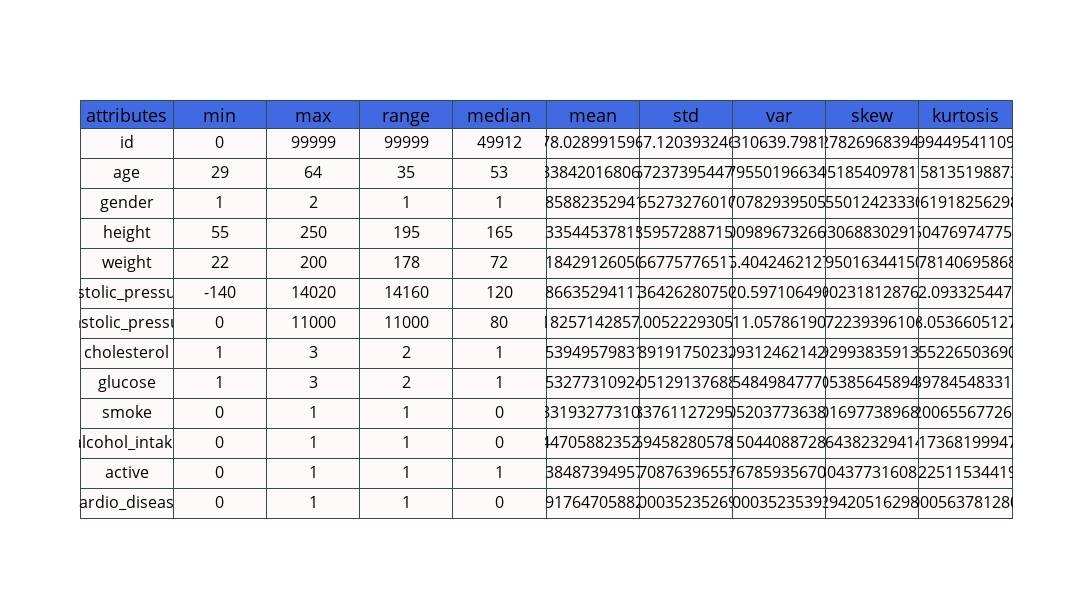

This figure's notebook cell:
### Code cell
df_to_image(hf.stats_table(df1), head_color='royalblue', table_color='snow')

### Figure 1 — Plotly figure (JSON) as saved in the notebook; plotly's stock layout.template omitted (floating-point values rounded to 4 significant figures; data arrays with more than 128 entries replaced by an {"elided": "..."} marker saying what was removed)
{"data": [{"cells": {"align": "center", "fill": {"color": "snow"}, "font": {"color": "black", "size": 16}, "height": 30, "line": {"color": "darkslategray"}, "values": {"elided": "10x13 mixed values"}}, "header": {"align": "center", "fill": {"color": "royalblue"}, "font": {"color": "black", "size": 18}, "line": {"color": "darkslategray"}, "values": ["attributes", "min", "max", "range", "median", "mean", "std", "var", "skew", "kurtosis"]}, "type": "table"}], "layout": {"height": 600, "paper_bgcolor": "rgba(0,0,0,0)", "width": 2080}}
